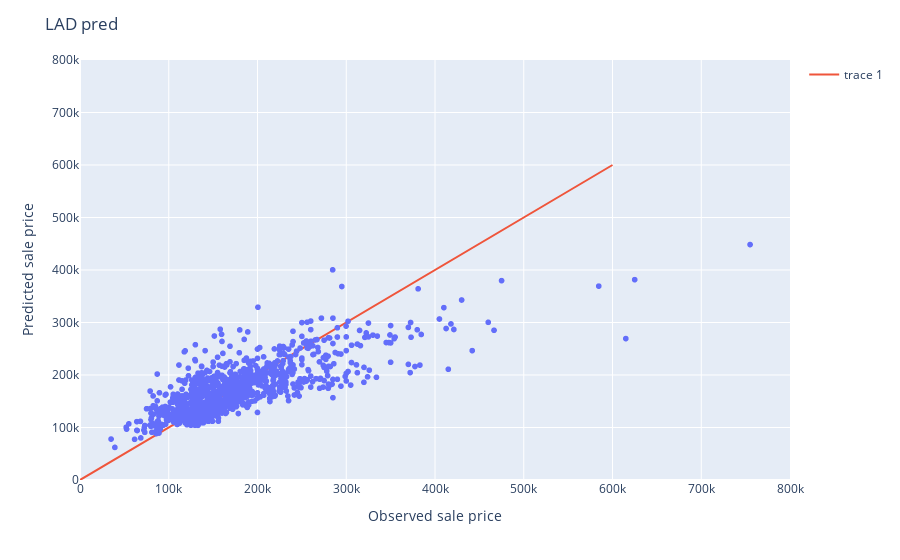

Source (notebook cell):
### Markdown cell above
Below, we also plot the predicted versus observed sale price responses for the training data, and add a diagonal line corresponding to the perfect prediction. The two algorithms yield very similar predictions to one another, and the predictions themselves are fairly similar to the observed responses.

### Code cell
# create the plot below for LAD instead
lad_fig = px.scatter(pred_train_df, x='true', y='lad_pred')
# add a line with slope 1 and intercept 0
lad_fig.add_trace(
    go.Scatter(x=[0, 600000], y=[0, 600000], mode='lines'))
# update axes names and ranges
lad_fig.update_layout(xaxis_title='Observed sale price',
                        yaxis_title='Predicted sale price',
                        title="LAD pred",
                        xaxis_range=[0, 800000],
                        yaxis_range=[0, 800000])

### Figure 1 — Plotly figure (JSON) as saved in the notebook; plotly's stock layout.template omitted (floating-point values rounded to 4 significant figures; data arrays with more than 128 entries replaced by an {"elided": "..."} marker saying what was removed)
{"data": [{"hovertemplate": "true=%{x}<br>lad_pred=%{y}<extra></extra>", "legendgroup": "", "marker": {"color": "#636efa", "symbol": "circle"}, "mode": "markers", "name": "", "showlegend": false, "type": "scattergl", "x": {"elided": "1126 int values"}, "xaxis": "x", "y": {"elided": "1126 float values"}, "yaxis": "y"}, {"mode": "lines", "type": "scatter", "x": [0, 600000], "y": [0, 600000]}], "layout": {"legend": {"tracegroupgap": 0}, "margin": {"t": 60}, "title": {"text": "LAD pred"}, "xaxis": {"anchor": "y", "domain": [0, 1], "range": [0, 800000], "title": {"text": "Observed sale price"}}, "yaxis": {"anchor": "x", "domain": [0, 1], "range": [0, 800000], "title": {"text": "Predicted sale price"}}}}
